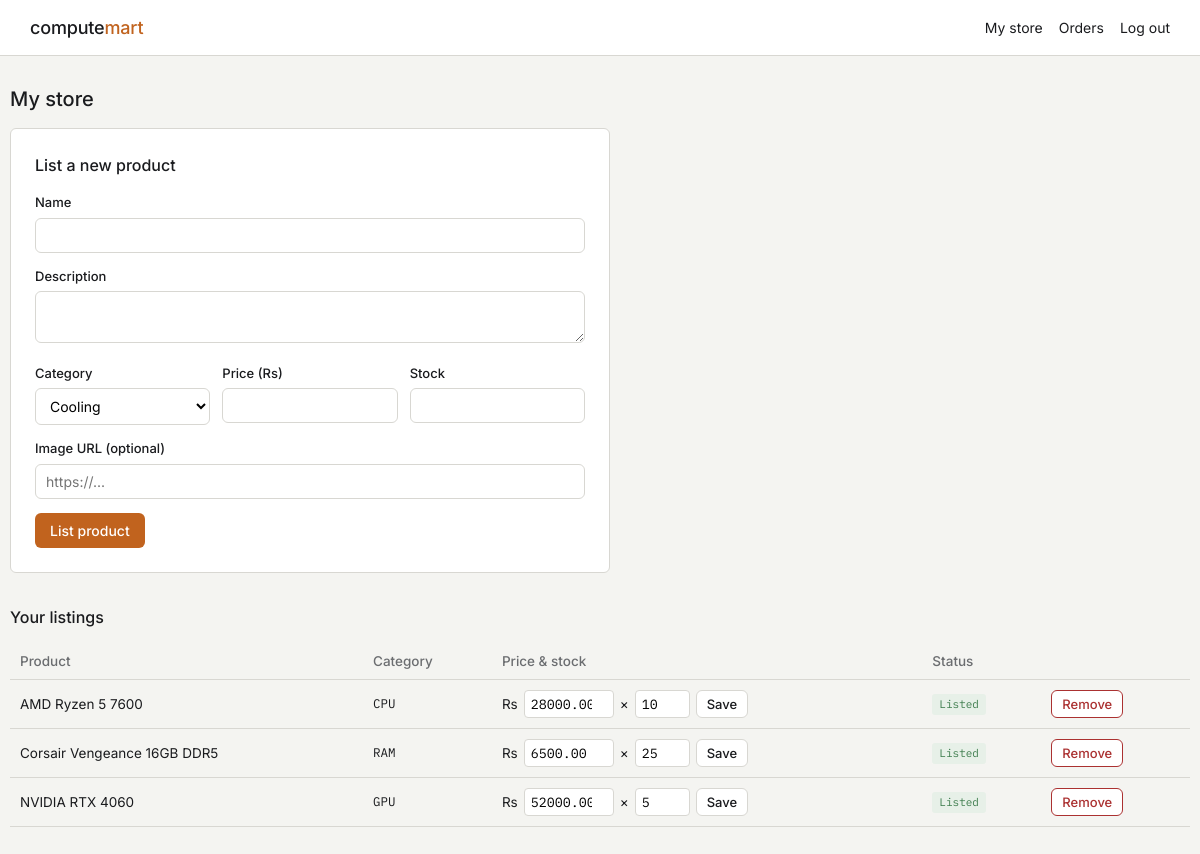
The page /seller/dashboard.php (signed in) on the database its author committed.
### tables this page shows
CREATE TABLE products (
    id INT AUTO_INCREMENT PRIMARY KEY,
    seller_id INT NOT NULL,
    category_id INT NOT NULL,
    name VARCHAR(150) NOT NULL,
    description TEXT NULL,
    price DECIMAL(10,2) NOT NULL,
    stock INT NOT NULL DEFAULT 0,
    image_url VARCHAR(500) NULL,
    is_active TINYINT(1) NOT NULL DEFAULT 1,    
    created_at DATETIME NOT NULL DEFAULT CURRENT_TIMESTAMP,
    FOREIGN KEY (seller_id) REFERENCES users(id),
    FOREIGN KEY (category_id) REFERENCES categories(id)
);

CREATE TABLE categories (
    id INT AUTO_INCREMENT PRIMARY KEY,
    name VARCHAR(100) NOT NULL,
    description VARCHAR(255) NULL
);

### seller/dashboard.php (the view, shortened to what this page needs)
<?php
$user = require_role('seller');
$db = get_db();
$categories = $db->query('SELECT * FROM categories ORDER BY name')->fetchAll();
$stmt = $db->prepare(
    "SELECT p.*, c.name AS category_name FROM products p
     JOIN categories c ON c.id = p.category_id
     WHERE p.seller_id = ? ORDER BY p.created_at DESC"
);
$stmt->execute([$user['id']]);
$products = $stmt->fetchAll();
require __DIR__ . '/../includes/layout_top.php';
?>
<h1 class="section-title" style="font-size:20px;">My store</h1>
<div class="form-card" style="max-width:600px; margin:0 0 32px;">
    <h2 style="font-size:16px; margin:0 0 16px;">List a new product</h2>
    <form method="post">
        <div class="field">
            <label>Name</label>
            <input type="text" name="name" required>
        </div>
        <div class="field">
            <label>Description</label>
            <textarea name="description" rows="2"></textarea>
        </div>
        <div style="display:flex; gap:12px;">
            <div class="field" style="flex:1;">
                <label>Category</label>
                <select name="category_id">
                    <?php foreach ($categories as $c): ?>
                    <option value="<?= (int)$c['id'] ?>"><?= htmlspecialchars($c['name']) ?></option>
                    <?php endforeach; ?>
                </select>
            </div>
            <div class="field" style="flex:1;">
                <label>Price (Rs)</label>
                <input type="number" name="price" step="0.01" min="0" required>
            </div>
            <div class="field" style="flex:1;">
                <label>Stock</label>
                <input type="number" name="stock" min="0" required>
            </div>
        </div>
        <div class="field">
            <label>Image URL (optional)</label>
            <input type="text" name="image_url" placeholder="https://...">
        </div>
        <button type="submit" class="btn btn-accent">List product</button>
    </form>
</div>
<h2 class="section-title" style="font-size:16px;">Your listings</h2>
<div id="seller-products">
    <?php require __DIR__ . '/../partials/seller_products.php'; ?>
</div>
<?php require __DIR__ . '/../includes/layout_bottom.php'; ?>

### partials/seller_products.php (shortened to what this page needs)
<?php if (empty($products)): ?>
<div class="empty-state">You haven't listed anything yet.</div>
<?php else: ?>
<table class="data-table">
    <thead>
        <tr><th>Product</th><th>Category</th><th>Price &amp; stock</th><th>Status</th><th></th></tr>
    </thead>
    <tbody>
        <?php foreach ($products as $p): ?>
        <tr>
            <td><?= htmlspecialchars($p['name']) ?></td>
            <td class="mono"><?= htmlspecialchars($p['category_name']) ?></td>
            <td>
                <form hx-post="/seller/update_product.php" hx-target="#seller-products" hx-swap="innerHTML"
                      style="display:flex; gap:6px; align-items:center;">
                    Rs
                    <input type="number" name="price" value="<?= htmlspecialchars((string)$p['price']) ?>" step="0.01" min="0"
                           style="width:90px; padding:4px 6px; border:1px solid var(--border); border-radius:4px; font-family:var(--font-mono);">
                    ×
                    <input type="number" name="stock" value="<?= (int)$p['stock'] ?>" min="0"
                           style="width:55px; padding:4px 6px; border:1px solid var(--border); border-radius:4px; font-family:var(--font-mono);">
                    <button type="submit" class="btn btn-outline btn-sm">Save</button>
                </form>
            </td>
            <td>
                <?php if ($p['is_active']): ?>
                    <span class="badge badge-paid">Listed</span>
                <?php else: ?>
                    <span class="badge badge-cancelled">Removed</span>
                <?php endif; ?>
            </td>
            <td>
                <button type="button" class="btn btn-sm <?= $p['is_active'] ? 'btn-danger' : 'btn-outline' ?>"
                        hx-post="/seller/toggle_product.php"
                        hx-vals='{"product_id": <?= (int)$p['id'] ?>}'
                        hx-target="#seller-products" hx-swap="innerHTML"
                        hx-confirm="<?= $p['is_active'] ? 'Remove this listing?' : 'Relist this product?' ?>">
                    <?= $p['is_active'] ? 'Remove' : 'Relist' ?>
                </button>
            </td>
        </tr>
        <?php endforeach; ?>
    </tbody>
</table>
<?php endif; ?>

### css/style.css (style rules this page uses)
:root { --bg: #f4f4f1; --surface: #ffffff; --ink: #1a1b1e; --muted: #6b6d70; --border: #d8d7d2; --accent: #c1631e; --success: #3f7d4e; --success-bg: #e7f0e8; --danger: #ab3131; --danger-bg: #f6e8e8; --warning-bg: #f7ecd9; --warning-ink: #8a5a12; --radius: 6px; --font-ui: 'Inter', -apple-system, BlinkMacSystemFont, 'Segoe UI', sans-serif; --font-mono: 'IBM Plex Mono', ui-monospace, 'SF Mono', Consolas, monospace; }
* { box-sizing: border-box; }
body { margin: 0; background: var(--bg); color: var(--ink); font-family: var(--font-ui); font-size: 15px; line-height: 1.5; }
h1, h2, h3 { font-weight: 500; }
.btn { display: inline-flex; align-items: center; justify-content: center; gap: 6px; padding: 8px 14px; border-radius: var(--radius); border: 1px solid transparent; font-family: var(--font-ui); font-size: 14px; font-weight: 500; cursor: pointer; text-decoration: none; }
.btn-accent { background: var(--accent); color: #fff; }
.btn-outline { background: var(--surface); border-color: var(--border); color: var(--ink); }
.btn-danger { background: var(--surface); border-color: var(--danger); color: var(--danger); }
.btn-sm { padding: 5px 10px; font-size: 13px; }
.badge { display: inline-block; font-family: var(--font-mono); font-size: 11px; padding: 2px 7px; border-radius: 3px; }
.badge-paid, .badge-success, .badge-completed { background: var(--success-bg); color: var(--success); }
.field { margin-bottom: 14px; }
.field label { display: block; font-size: 13px; font-weight: 500; margin-bottom: 5px; }
.field input, .field select, .field textarea { width: 100%; padding: 8px 10px; border: 1px solid var(--border); border-radius: var(--radius); font-family: var(--font-ui); font-size: 14px; background: var(--surface); }
.form-card { background: var(--surface); border: 1px solid var(--border); border-radius: var(--radius); padding: 24px; max-width: 380px; margin: 48px auto; }
table.data-table { width: 100%; border-collapse: collapse; font-size: 13.5px; }
.data-table th { text-align: left; font-weight: 500; color: var(--muted); border-bottom: 1px solid var(--border); padding: 8px 10px; }
.data-table td { border-bottom: 1px solid var(--border); padding: 10px; vertical-align: middle; }
.data-table .mono { font-family: var(--font-mono); font-size: 12.5px; }
.section-title { font-size: 17px; margin: 0 0 14px; }

### rows shown on the page
products: name "AMD Ryzen 5 7600", category.name "CPU", price "28000.00", stock "10", is_active "Listed"
products: name "Corsair Vengeance 16GB DDR5", category.name "RAM", price "6500.00", stock "25", is_active "Listed"
products: name "NVIDIA RTX 4060", category.name "GPU", price "52000.00", stock "5", is_active "Listed"

### other values the page prints
form field category_id "Cooling"
